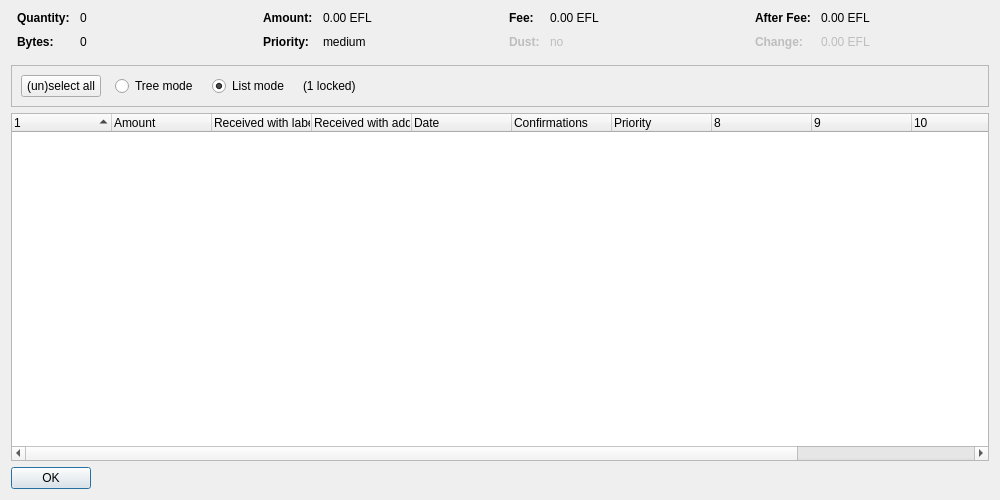
<?xml version="1.0" encoding="UTF-8"?>
<ui version="4.0">
 <class>CoinControlDialog</class>
 <widget class="QDialog" name="CoinControlDialog">
  <property name="geometry">
   <rect>
    <x>0</x>
    <y>0</y>
    <width>1000</width>
    <height>500</height>
   </rect>
  </property>
  <property name="windowTitle">
   <string>Coin Selection</string>
  </property>
  <layout class="QVBoxLayout" name="verticalLayout">
   <item>
    <layout class="QHBoxLayout" name="horizontalLayoutTop" stretch="0,0,0,0">
     <property name="topMargin">
      <number>0</number>
     </property>
     <property name="bottomMargin">
      <number>10</number>
     </property>
     <item>
      <layout class="QFormLayout" name="formLayoutCoinControl1">
       <property name="horizontalSpacing">
        <number>10</number>
       </property>
       <property name="verticalSpacing">
        <number>10</number>
       </property>
       <property name="leftMargin">
        <number>6</number>
       </property>
       <property name="rightMargin">
        <number>6</number>
       </property>
       <item row="0" column="0">
        <widget class="QLabel" name="labelCoinControlQuantityText">
         <property name="font">
          <font>
           <weight>75</weight>
           <bold>true</bold>
          </font>
         </property>
         <property name="text">
          <string>Quantity:</string>
         </property>
        </widget>
       </item>
       <item row="0" column="1">
        <widget class="QLabel" name="labelCoinControlQuantity">
         <property name="cursor">
          <cursorShape>IBeamCursor</cursorShape>
         </property>
         <property name="contextMenuPolicy">
          <enum>Qt::ActionsContextMenu</enum>
         </property>
         <property name="text">
          <string notr="true">0</string>
         </property>
         <property name="textInteractionFlags">
          <set>Qt::LinksAccessibleByMouse|Qt::TextSelectableByKeyboard|Qt::TextSelectableByMouse</set>
         </property>
        </widget>
       </item>
       <item row="1" column="0">
        <widget class="QLabel" name="labelCoinControlBytesText">
         <property name="font">
          <font>
           <weight>75</weight>
           <bold>true</bold>
          </font>
         </property>
         <property name="text">
          <string>Bytes:</string>
         </property>
        </widget>
       </item>
       <item row="1" column="1">
        <widget class="QLabel" name="labelCoinControlBytes">
         <property name="cursor">
          <cursorShape>IBeamCursor</cursorShape>
         </property>
         <property name="contextMenuPolicy">
          <enum>Qt::ActionsContextMenu</enum>
         </property>
         <property name="text">
          <string notr="true">0</string>
         </property>
         <property name="textInteractionFlags">
          <set>Qt::LinksAccessibleByMouse|Qt::TextSelectableByKeyboard|Qt::TextSelectableByMouse</set>
         </property>
        </widget>
       </item>
      </layout>
     </item>
     <item>
      <layout class="QFormLayout" name="formLayoutCoinControl2">
       <property name="horizontalSpacing">
        <number>10</number>
       </property>
       <property name="verticalSpacing">
        <number>10</number>
       </property>
       <property name="leftMargin">
        <number>6</number>
       </property>
       <property name="rightMargin">
        <number>6</number>
       </property>
       <item row="0" column="0">
        <widget class="QLabel" name="labelCoinControlAmountText">
         <property name="font">
          <font>
           <weight>75</weight>
           <bold>true</bold>
          </font>
         </property>
         <property name="text">
          <string>Amount:</string>
         </property>
        </widget>
       </item>
       <item row="0" column="1">
        <widget class="QLabel" name="labelCoinControlAmount">
         <property name="cursor">
          <cursorShape>IBeamCursor</cursorShape>
         </property>
         <property name="contextMenuPolicy">
          <enum>Qt::ActionsContextMenu</enum>
         </property>
         <property name="text">
          <string notr="true">0.00 EFL</string>
         </property>
         <property name="textInteractionFlags">
          <set>Qt::LinksAccessibleByMouse|Qt::TextSelectableByKeyboard|Qt::TextSelectableByMouse</set>
         </property>
        </widget>
       </item>
       <item row="1" column="0">
        <widget class="QLabel" name="labelCoinControlPriorityText">
         <property name="font">
          <font>
           <weight>75</weight>
           <bold>true</bold>
          </font>
         </property>
         <property name="text">
          <string>Priority:</string>
         </property>
        </widget>
       </item>
       <item row="1" column="1">
        <widget class="QLabel" name="labelCoinControlPriority">
         <property name="cursor">
          <cursorShape>IBeamCursor</cursorShape>
         </property>
         <property name="contextMenuPolicy">
          <enum>Qt::ActionsContextMenu</enum>
         </property>
         <property name="text">
          <string notr="true">medium</string>
         </property>
         <property name="textInteractionFlags">
          <set>Qt::LinksAccessibleByMouse|Qt::TextSelectableByKeyboard|Qt::TextSelectableByMouse</set>
         </property>
        </widget>
       </item>
      </layout>
     </item>
     <item>
      <layout class="QFormLayout" name="formLayoutCoinControl3">
       <property name="horizontalSpacing">
        <number>10</number>
       </property>
       <property name="verticalSpacing">
        <number>10</number>
       </property>
       <property name="leftMargin">
        <number>6</number>
       </property>
       <property name="rightMargin">
        <number>6</number>
       </property>
       <item row="0" column="0">
        <widget class="QLabel" name="labelCoinControlFeeText">
         <property name="font">
          <font>
           <weight>75</weight>
           <bold>true</bold>
          </font>
         </property>
         <property name="text">
          <string>Fee:</string>
         </property>
        </widget>
       </item>
       <item row="0" column="1">
        <widget class="QLabel" name="labelCoinControlFee">
         <property name="cursor">
          <cursorShape>IBeamCursor</cursorShape>
         </property>
         <property name="contextMenuPolicy">
          <enum>Qt::ActionsContextMenu</enum>
         </property>
         <property name="text">
          <string notr="true">0.00 EFL</string>
         </property>
         <property name="textInteractionFlags">
          <set>Qt::LinksAccessibleByMouse|Qt::TextSelectableByKeyboard|Qt::TextSelectableByMouse</set>
         </property>
        </widget>
       </item>
       <item row="1" column="0">
        <widget class="QLabel" name="labelCoinControlLowOutputText">
         <property name="enabled">
          <bool>false</bool>
         </property>
         <property name="font">
          <font>
           <weight>75</weight>
           <bold>true</bold>
          </font>
         </property>
         <property name="text">
          <string>Dust:</string>
         </property>
        </widget>
       </item>
       <item row="1" column="1">
        <widget class="QLabel" name="labelCoinControlLowOutput">
         <property name="enabled">
          <bool>false</bool>
         </property>
         <property name="cursor">
          <cursorShape>IBeamCursor</cursorShape>
         </property>
         <property name="contextMenuPolicy">
          <enum>Qt::ActionsContextMenu</enum>
         </property>
         <property name="text">
          <string notr="true">no</string>
         </property>
         <property name="textInteractionFlags">
          <set>Qt::LinksAccessibleByMouse|Qt::TextSelectableByKeyboard|Qt::TextSelectableByMouse</set>
         </property>
        </widget>
       </item>
      </layout>
     </item>
     <item>
      <layout class="QFormLayout" name="formLayoutCoinControl4">
       <property name="horizontalSpacing">
        <number>10</number>
       </property>
       <property name="verticalSpacing">
        <number>10</number>
       </property>
       <property name="leftMargin">
        <number>6</number>
       </property>
       <property name="rightMargin">
        <number>6</number>
       </property>
       <item row="0" column="0">
        <widget class="QLabel" name="labelCoinControlAfterFeeText">
         <property name="font">
          <font>
           <weight>75</weight>
           <bold>true</bold>
          </font>
         </property>
         <property name="text">
          <string>After Fee:</string>
         </property>
        </widget>
       </item>
       <item row="0" column="1">
        <widget class="QLabel" name="labelCoinControlAfterFee">
         <property name="cursor">
          <cursorShape>IBeamCursor</cursorShape>
         </property>
         <property name="contextMenuPolicy">
          <enum>Qt::ActionsContextMenu</enum>
         </property>
         <property name="text">
          <string notr="true">0.00 EFL</string>
         </property>
         <property name="textInteractionFlags">
          <set>Qt::LinksAccessibleByMouse|Qt::TextSelectableByKeyboard|Qt::TextSelectableByMouse</set>
         </property>
        </widget>
       </item>
       <item row="1" column="0">
        <widget class="QLabel" name="labelCoinControlChangeText">
         <property name="enabled">
          <bool>false</bool>
         </property>
         <property name="font">
          <font>
           <weight>75</weight>
           <bold>true</bold>
          </font>
         </property>
         <property name="text">
          <string>Change:</string>
         </property>
        </widget>
       </item>
       <item row="1" column="1">
        <widget class="QLabel" name="labelCoinControlChange">
         <property name="enabled">
          <bool>false</bool>
         </property>
         <property name="cursor">
          <cursorShape>IBeamCursor</cursorShape>
         </property>
         <property name="contextMenuPolicy">
          <enum>Qt::ActionsContextMenu</enum>
         </property>
         <property name="text">
          <string notr="true">0.00 EFL</string>
         </property>
         <property name="textInteractionFlags">
          <set>Qt::LinksAccessibleByMouse|Qt::TextSelectableByKeyboard|Qt::TextSelectableByMouse</set>
         </property>
        </widget>
       </item>
      </layout>
     </item>
    </layout>
   </item>
   <item>
    <widget class="QFrame" name="frame">
     <property name="minimumSize">
      <size>
       <width>0</width>
       <height>40</height>
      </size>
     </property>
     <property name="frameShape">
      <enum>QFrame::StyledPanel</enum>
     </property>
     <property name="frameShadow">
      <enum>QFrame::Sunken</enum>
     </property>
     <layout class="QHBoxLayout" name="horizontalLayout">
      <item>
       <layout class="QHBoxLayout" name="horizontalLayoutPanel" stretch="0,0,0,0,0">
        <property name="spacing">
         <number>14</number>
        </property>
        <item>
         <widget class="QPushButton" name="pushButtonSelectAll">
          <property name="sizePolicy">
           <sizepolicy hsizetype="Maximum" vsizetype="Fixed">
            <horstretch>0</horstretch>
            <verstretch>0</verstretch>
           </sizepolicy>
          </property>
          <property name="text">
           <string>(un)select all</string>
          </property>
          <property name="autoDefault">
           <bool>false</bool>
          </property>
         </widget>
        </item>
        <item>
         <widget class="QRadioButton" name="radioTreeMode">
          <property name="sizePolicy">
           <sizepolicy hsizetype="Maximum" vsizetype="Fixed">
            <horstretch>0</horstretch>
            <verstretch>0</verstretch>
           </sizepolicy>
          </property>
          <property name="text">
           <string>Tree mode</string>
          </property>
         </widget>
        </item>
        <item>
         <widget class="QRadioButton" name="radioListMode">
          <property name="sizePolicy">
           <sizepolicy hsizetype="Maximum" vsizetype="Fixed">
            <horstretch>0</horstretch>
            <verstretch>0</verstretch>
           </sizepolicy>
          </property>
          <property name="text">
           <string>List mode</string>
          </property>
          <property name="checked">
           <bool>true</bool>
          </property>
         </widget>
        </item>
        <item>
         <widget class="QLabel" name="labelLocked">
          <property name="text">
           <string notr="true">(1 locked)</string>
          </property>
         </widget>
        </item>
        <item>
         <spacer name="horizontalSpacer">
          <property name="orientation">
           <enum>Qt::Horizontal</enum>
          </property>
          <property name="sizeHint" stdset="0">
           <size>
            <width>40</width>
            <height>20</height>
           </size>
          </property>
         </spacer>
        </item>
       </layout>
      </item>
     </layout>
    </widget>
   </item>
   <item>
    <widget class="CoinControlTreeWidget" name="treeWidget">
     <property name="contextMenuPolicy">
      <enum>Qt::CustomContextMenu</enum>
     </property>
     <property name="sortingEnabled">
      <bool>false</bool>
     </property>
     <property name="columnCount">
      <number>12</number>
     </property>
     <attribute name="headerShowSortIndicator" stdset="0">
      <bool>true</bool>
     </attribute>
     <attribute name="headerStretchLastSection">
      <bool>false</bool>
     </attribute>
     <column>
      <property name="text">
       <string/>
      </property>
     </column>
     <column>
      <property name="text">
       <string>Amount</string>
      </property>
     </column>
     <column>
      <property name="text">
       <string>Received with label</string>
      </property>
     </column>
     <column>
      <property name="text">
       <string>Received with address</string>
      </property>
     </column>
     <column>
      <property name="text">
       <string>Date</string>
      </property>
     </column>
     <column>
      <property name="text">
       <string>Confirmations</string>
      </property>
      <property name="toolTip">
       <string>Confirmed</string>
      </property>
     </column>
     <column>
      <property name="text">
       <string>Priority</string>
      </property>
     </column>
     <column>
      <property name="text">
       <string/>
      </property>
     </column>
     <column>
      <property name="text">
       <string/>
      </property>
     </column>
     <column>
      <property name="text">
       <string/>
      </property>
     </column>
     <column>
      <property name="text">
       <string/>
      </property>
     </column>
     <column>
      <property name="text">
       <string/>
      </property>
     </column>
    </widget>
   </item>
   <item>
    <widget class="QDialogButtonBox" name="buttonBox">
     <property name="sizePolicy">
      <sizepolicy hsizetype="Maximum" vsizetype="Fixed">
       <horstretch>0</horstretch>
       <verstretch>0</verstretch>
      </sizepolicy>
     </property>
     <property name="orientation">
      <enum>Qt::Horizontal</enum>
     </property>
     <property name="standardButtons">
      <set>QDialogButtonBox::Ok</set>
     </property>
    </widget>
   </item>
  </layout>
 </widget>
 <customwidgets>
  <customwidget>
   <class>CoinControlTreeWidget</class>
   <extends>QTreeWidget</extends>
   <header>coincontroltreewidget.h</header>
  </customwidget>
 </customwidgets>
 <resources/>
 <connections/>
</ui>
